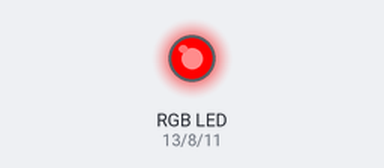
Simulated run of this sketch. Board: Arduino Uno, built with avr-gcc and run on an emulated ATmega328P. On the bench: an RGB LED mixed from three pins (HIGH = lit).

Above: at 0.2 s.
At 0.7 s:
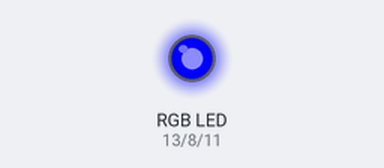
At 2.7 s:
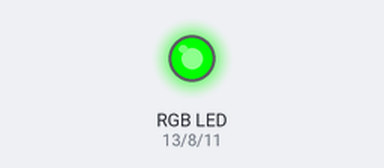
Timing chart, 0 to 3.5 s (numbered marks = the images above):
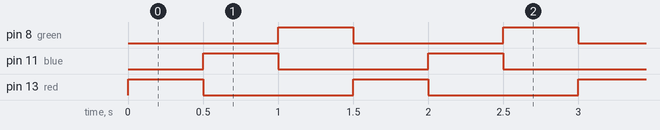

Measured:
- by itself, pin 8 (green), pin 11 (blue), pin 13 (red): alternates HIGH for 0.50 s and LOW for 1.0 s
- by itself, everything shown: repeats every 1.5 s, in 4 steps

The sketch:

RGB_LED_blinking.ino
```cpp
// C++ code
//RGB blinking

int red=13,blue=11,green=8;

void setup()
{
  pinMode(red,OUTPUT);
  pinMode(blue,OUTPUT);
  pinMode(green,OUTPUT);
}

void loop()
{
  digitalWrite(red,HIGH);
  delay(500);
  digitalWrite(red,LOW);
  digitalWrite(blue,HIGH);
  delay(500);
  digitalWrite(blue,LOW);
  digitalWrite(green,HIGH);
  delay(500);
  digitalWrite(green,LOW);
}
```
